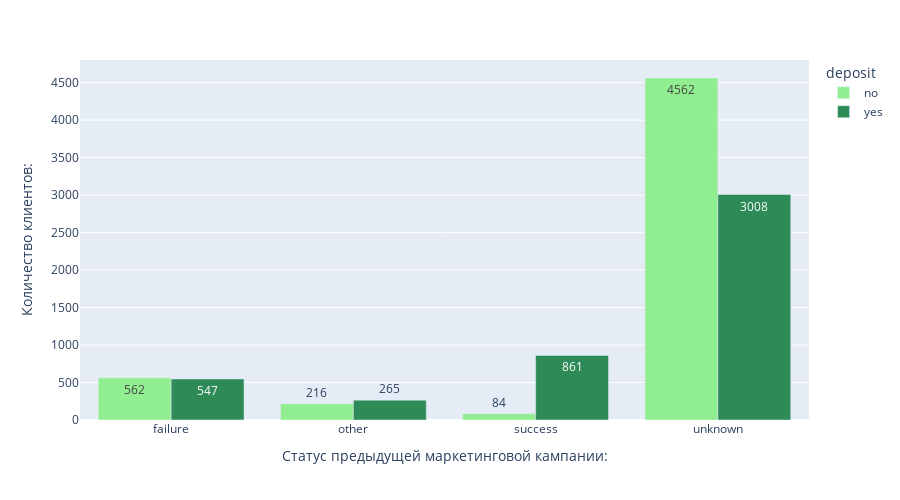

Source (notebook cell):
### Markdown cell above
### Задание 6

### Code cell
# Узнайте, для какого статуса предыдущей маркетинговой кампании
# успех в текущей превалирует над количеством неудач.

types = data.groupby('poutcome')['deposit'].value_counts().unstack()

fig = px.bar(types,
    barmode = 'group',
    # Цвет графика:
    color_discrete_sequence = ['lightgreen', 'seagreen'],
    # Высота графика:
    height = 500,
    # Выведем количество наблюдений в каждом столбце:
    text_auto = True
    )

# Присваиваем заголовки осей координат:
fig.update_xaxes(title_text = 'Статус предыдущей маркетинговой кампании:')
fig.update_yaxes(title_text = 'Количество клиентов:')

# Выводим результат на экран:           
fig.show()

### Figure 1 — Plotly figure (JSON) as saved in the notebook; plotly's stock layout.template omitted (floating-point values rounded to 4 significant figures)
{"data": [{"alignmentgroup": "True", "hovertemplate": "deposit=no<br>poutcome=%{x}<br>value=%{y}<extra></extra>", "legendgroup": "no", "marker": {"color": "lightgreen", "pattern": {"shape": ""}}, "name": "no", "offsetgroup": "no", "orientation": "v", "showlegend": true, "textposition": "auto", "texttemplate": "%{y}", "type": "bar", "x": ["failure", "other", "success", "unknown"], "xaxis": "x", "y": [562, 216, 84, 4562], "yaxis": "y"}, {"alignmentgroup": "True", "hovertemplate": "deposit=yes<br>poutcome=%{x}<br>value=%{y}<extra></extra>", "legendgroup": "yes", "marker": {"color": "seagreen", "pattern": {"shape": ""}}, "name": "yes", "offsetgroup": "yes", "orientation": "v", "showlegend": true, "textposition": "auto", "texttemplate": "%{y}", "type": "bar", "x": ["failure", "other", "success", "unknown"], "xaxis": "x", "y": [547, 265, 861, 3008], "yaxis": "y"}], "layout": {"barmode": "group", "height": 500, "legend": {"title": {"text": "deposit"}, "tracegroupgap": 0}, "margin": {"t": 60}, "xaxis": {"anchor": "y", "domain": [0, 1], "title": {"text": "Статус предыдущей маркетинговой кампании:"}}, "yaxis": {"anchor": "x", "domain": [0, 1], "title": {"text": "Количество клиентов:"}}}}
